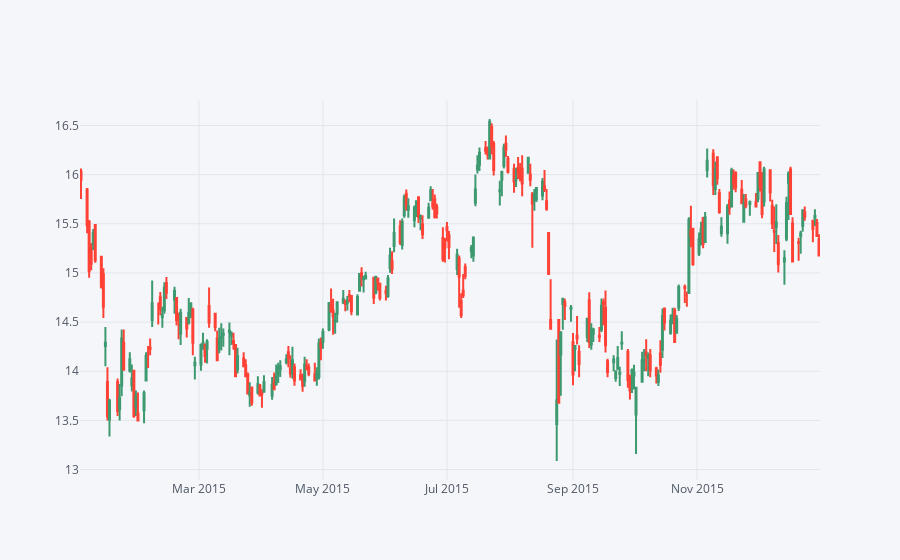

The notebook cell this image was saved under:
### Code cell
BAC_2015.iplot(kind="candle")

### Figure 1 — Plotly figure (JSON) as saved in the notebook; plotly's stock layout.template omitted (floating-point values rounded to 4 significant figures; data arrays with more than 128 entries replaced by an {"elided": "..."} marker saying what was removed)
{"data": [{"close": {"elided": "252 float values"}, "high": {"elided": "252 float values"}, "low": {"elided": "252 float values"}, "open": {"elided": "252 float values"}, "showlegend": false, "type": "candlestick", "x": {"elided": "252 str values"}, "yaxis": "y2"}], "layout": {"legend": {"bgcolor": "#F5F6F9", "font": {"color": "#4D5663"}}, "paper_bgcolor": "#F5F6F9", "plot_bgcolor": "#F5F6F9", "title": {"font": {"color": "#4D5663"}}, "xaxis": {"gridcolor": "#E1E5ED", "rangeslider": {"visible": false}, "showgrid": true, "tickfont": {"color": "#4D5663"}, "title": {"font": {"color": "#4D5663"}, "text": ""}, "zerolinecolor": "#E1E5ED"}, "yaxis": {"gridcolor": "#E1E5ED", "showgrid": true, "showticklabels": false, "tickfont": {"color": "#4D5663"}, "title": {"font": {"color": "#4D5663"}, "text": ""}, "zerolinecolor": "#E1E5ED"}, "yaxis2": {"gridcolor": "#E1E5ED", "showgrid": true, "tickfont": {"color": "#4D5663"}, "title": {"font": {"color": "#4D5663"}, "text": ""}, "zerolinecolor": "#E1E5ED"}}}
